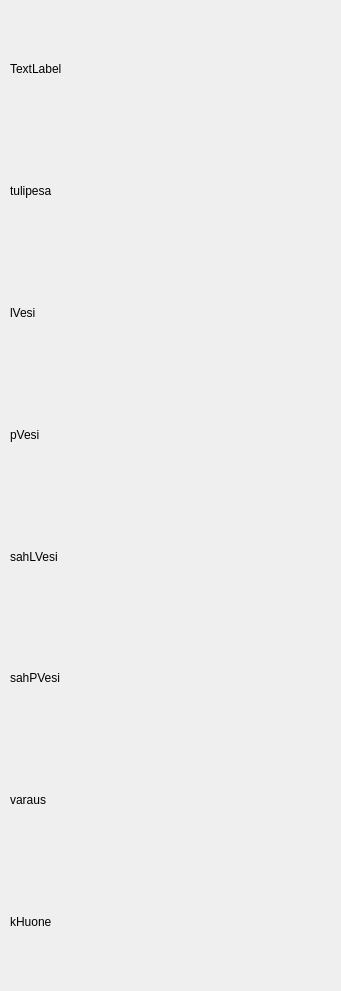
   <widget class="QWidget" name="verticalLayoutWidget_2">
    <property name="geometry">
     <rect>
      <x>470</x>
      <y>10</y>
      <width>341</width>
      <height>991</height>
     </rect>
    </property>
    <layout class="QVBoxLayout" name="verticalLayout_2">
     <property name="leftMargin">
      <number>10</number>
     </property>
     <item>
      <widget class="QLabel" name="savukaasu">
       <property name="text">
        <string>TextLabel</string>
       </property>
      </widget>
     </item>
     <item>
      <widget class="QLabel" name="tulipesa">
       <property name="text">
        <string>tulipesa</string>
       </property>
      </widget>
     </item>
     <item>
      <widget class="QLabel" name="lVesi">
       <property name="text">
        <string>lVesi</string>
       </property>
      </widget>
     </item>
     <item>
      <widget class="QLabel" name="pVesi">
       <property name="text">
        <string>pVesi</string>
       </property>
      </widget>
     </item>
     <item>
      <widget class="QLabel" name="sahLVesi">
       <property name="text">
        <string>sahLVesi</string>
       </property>
      </widget>
     </item>
     <item>
      <widget class="QLabel" name="sahPVesi">
       <property name="text">
        <string>sahPVesi</string>
       </property>
      </widget>
     </item>
     <item>
      <widget class="QLabel" name="varaus">
       <property name="text">
        <string>varaus</string>
       </property>
      </widget>
     </item>
     <item>
      <widget class="QLabel" name="khuone">
       <property name="text">
        <string>kHuone</string>
       </property>
      </widget>
     </item>
    </layout>
   </widget>
